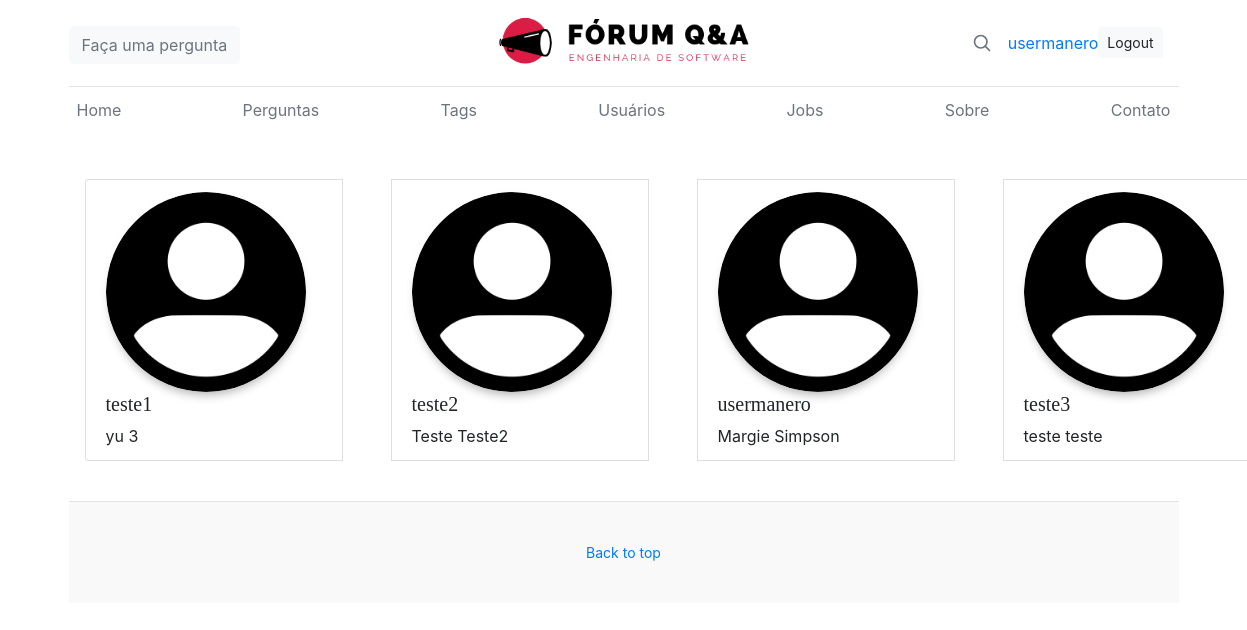
Page /users/ (signed in) on the committed database.
### users/models.py (models this page shows)
class ForumUser(User):
    description = models.CharField(max_length=300)

### forum/views.py (the view)
# urls.py: path('users/', views.users , name='users'),
def users(request):
    context = {
        'title': 'Usuários'
    }
    users = User.objects.all()
    context['users'] = users
    return render(request, 'forum/users.html', context)

### forum/templates/forum/users.html (shortened to what this page needs)
{% extends "forum/base.html" %}
{% load static from staticfiles %}
{% block content %}
<div class="container">
    {%  include "forum/header.html" %}
    <ul class="list-group list-unstyled list-group-horizontal w-100 p-3">
      {% for user in users %}
      <li class="list-group-item media my-4 mr-5 ">
        <img src="{% static 'users/img/default.png' %}" class="mr-3 img-raised rounded-circle img-fluid" alt="...">
        <div class="media-body">
          <h5 class="mt-0 ">{{ user.username }}</h5>
          {{ user.first_name }} {{ user.last_name }}
        </div>
      </li>
      {% endfor %}
    </ul>
  <footer class="blog-footer">
    <p>
      <a href="#">Back to top</a>
    </p>
  </footer>
</div>
{% endblock content %}

### forum/templates/forum/header.html
{% load static %}
<header class="blog-header py-3">
        <div class="row flex-nowrap justify-content-between align-items-center">
          <div class="col-4 pt-1">
              <button type="button" class="btn btn-light">
                <a href="{% url 'posts:create_post' %}" class="text-muted">Faça uma pergunta</a>
              </button>
          </div>
          <div class="col-4 text-center">
            <a class="blog-header-logo text-dark" href="{% url 'forum:index' %}">
              <img src="{% static 'forum/img/logo_top.png' %}" class="card-img-top"alt="logo">
            </a>
          </div>
          <div class="col-4 d-flex justify-content-end align-items-center">
            <a class="text-muted" href="#">
              <svg xmlns="http://www.w3.org/2000/svg" width="20" height="20" fill="none" stroke="currentColor" stroke-linecap="round" stroke-linejoin="round" stroke-width="2" class="mx-3" role="img" viewBox="0 0 24 24" focusable="false"><title>Search</title><circle cx="10.5" cy="10.5" r="7.5"/><path d="M21 21l-5.2-5.2"/></svg>
            </a>
            {% if user.is_authenticated %}
            <a href="{% url 'users:profile' %}"> {{ user.username }}</a>
            <a class="btn btn-sm btn btn-light mr-3" href="{% url 'users:logout' %}">Logout</a>
            {% else %}
            <a class="btn btn-sm btn btn-light mr-3" href="{% url 'users:login' %}">Entrar</a>
            <a class="btn btn-sm btn-outline-secondary" href="{% url 'users:register' %}">Registrar-se</a>
            {% endif %}
          </div>
        </div>
      </header>
      <div class="nav-scroller py-1 mb-2">
        <nav class="nav d-flex justify-content-between">
          <a class="p-2 text-muted" href="{% url 'forum:index' %}">Home</a>
          <a class="p-2 text-muted" href="{% url 'forum:all_posts' %}">Perguntas</a>
          <a class="p-2 text-muted" href="#">Tags</a>
          <a class="p-2 text-muted" href="{% url 'forum:users' %}">Usuários</a>
          <a class="p-2 text-muted" href="#">Jobs</a>
          <a class="p-2 text-muted" href="#">Sobre</a>
          <a class="p-2 text-muted" href="#">Contato</a>
        </nav>
      </div>

### static/forum/css/base.css (style rules this page uses)
.blog-header { line-height: 1; border-bottom: 1px solid #e5e5e5; }
.blog-header-logo { font-family: "Playfair Display", Georgia, "Times New Roman", serif; font-size: 2.25rem; }
h1, h2, h3, h4, h5, h6 { font-family: "Playfair Display", Georgia, "Times New Roman", serif; }
.nav-scroller { position: relative; z-index: 2; height: 2.75rem; overflow-y: hidden; }
.nav-scroller .nav { display: -ms-flexbox; display: flex; -ms-flex-wrap: nowrap; flex-wrap: nowrap; padding-bottom: 1rem; margin-top: -1px; overflow-x: auto; text-align: center; white-space: nowrap; -webkit-overflow-scrolling: touch; }
.blog-footer { padding: 2.5rem 0; color: #999; text-align: center; background-color: #f9f9f9; border-top: .05rem solid #e5e5e5; }
.blog-footer p:last-child { margin-bottom: 0; }
.img-raised { box-shadow: 0 5px 15px -8px rgba(0,0,0,.24), 0 8px 10px -5px rgba(0,0,0,.2); }
.rounded-circle { border-radius: 50%!important; }
.img-fluid, .img-thumbnail { max-width: 200px; height: auto; }
p { font-size: 14px; margin: 0 0 10px; }

### rows in the picture
ForumUser: username "teste1", first_name "yu", last_name "3"
ForumUser: username "teste2", first_name "Teste", last_name "Teste2"
ForumUser: username "usermanero", first_name "Margie", last_name "Simpson"
ForumUser: username "teste3", first_name "teste", last_name "teste"

### other values in the picture
{{ user.username }} "usermanero"
